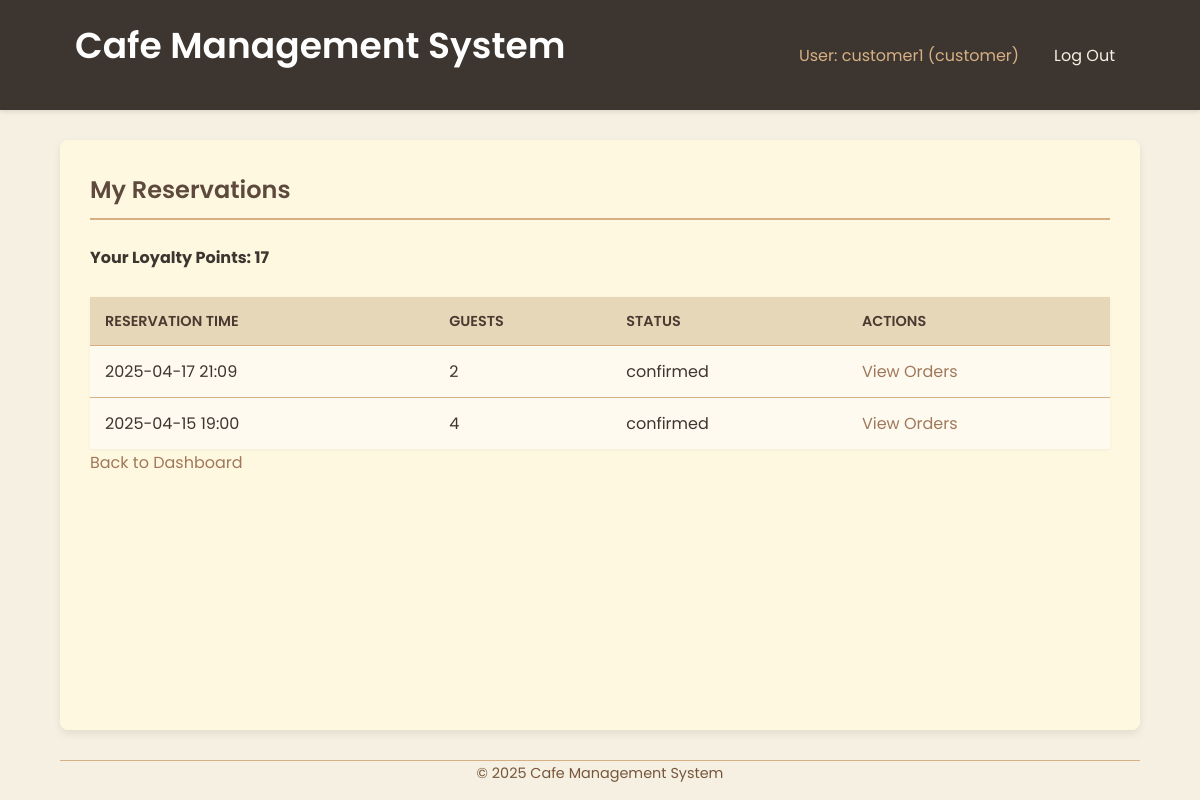
Page /customer/reservations (signed in) on the earlier database version.
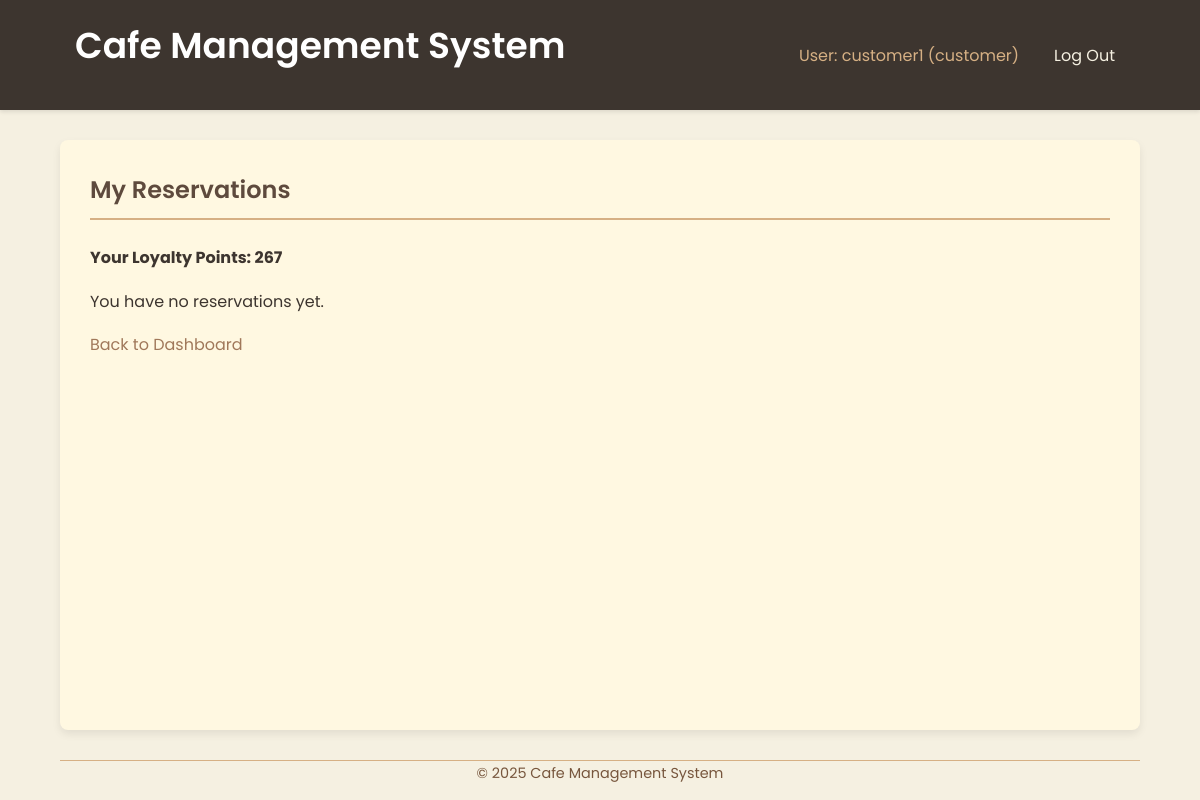
Same page on the later database version.
### tables this page shows
CREATE TABLE reservations (
            id INTEGER PRIMARY KEY AUTOINCREMENT,
            customer_id INTEGER NOT NULL,
            reservation_time DATETIME NOT NULL,
            num_guests INTEGER NOT NULL,
            status TEXT DEFAULT 'confirmed', -- e.g., confirmed, completed, cancelled
            created_at TIMESTAMP DEFAULT CURRENT_TIMESTAMP,
            FOREIGN KEY (customer_id) REFERENCES users(id)
        );

CREATE TABLE users (
            id INTEGER PRIMARY KEY AUTOINCREMENT,
            username TEXT UNIQUE NOT NULL,
            password_hash TEXT NOT NULL,
            role TEXT NOT NULL CHECK(role IN ('customer', 'employee', 'admin')),
            loyalty_points INTEGER DEFAULT 0,
            created_at TIMESTAMP DEFAULT CURRENT_TIMESTAMP
        );

### app.py (the view)
@app.route('/customer/reservations')
@login_required
@role_required('customer')
def customer_view_reservations():
    reservations = []
    loyalty_points = 0
    db = get_db()
    if not db: return render_template('customer/view_reservations.html', reservations=[], loyalty_points=0, error="Database connection failed")
    customer_id = session['user_id']
    try:
        cursor = db.execute(
            'SELECT id, reservation_time, num_guests, status FROM reservations WHERE customer_id = ? ORDER BY reservation_time DESC',
            (customer_id,)
        )
        reservations = cursor.fetchall()
        cursor = db.execute('SELECT loyalty_points FROM users WHERE id = ?', (customer_id,))
        user_data = cursor.fetchone()
        if user_data:
             loyalty_points = user_data['loyalty_points']
    except sqlite3.Error as e:
        print(f"DB Error fetching reservations/loyalty: {e}")
        flash("Could not fetch reservation history.", "danger")
    return render_template('customer/view_reservations.html', reservations=reservations, loyalty_points=loyalty_points)

### app.py (called while the page is built)
def get_db():
    if 'db' not in g:
        try:
            g.db = sqlite3.connect(DATABASE)
            g.db.row_factory = sqlite3.Row # Return rows as dictionary-like objects
            print("Database connection opened.")
        except sqlite3.Error as e:
            print(f"Database connection error: {e}")
            flash("Database connection error. Please try again later.", "danger")
            g.db = None # Ensure db is None if connection failed
    return g.db

@app.context_processor
def inject_current_year():
    return {'current_year': datetime.datetime.now().year}

def login_required(f):
    @wraps(f)
    def decorated_function(*args, **kwargs):
        if 'user_id' not in session:
            flash('Please log in to access this page.', 'warning')
            return redirect(url_for('login'))
        return f(*args, **kwargs)
    return decorated_function

### templates/customer/view_reservations.html (shortened to what this page needs)
{% extends 'base.html' %}
{% block content %}
  <h2>My Reservations</h2>
  <p><strong>Your Loyalty Points: {{ loyalty_points }}</strong></p>
  {% if reservations %}
    <table>
      <thead>
        <tr>
          <th>Reservation Time</th>
          <th>Guests</th>
          <th>Status</th>
          <th>Actions</th>
        </tr>
      </thead>
      <tbody>
        {% for reservation in reservations %}
          <tr>
            <td>{{ reservation['reservation_time'].replace('T', ' ') }}</td>
            <td>{{ reservation['num_guests'] }}</td>
            <td>{{ reservation['status'] }}</td>
            <td>
                <a href="{{ url_for('customer_view_orders', res_id=reservation['id']) }}">View Orders</a>
                </td>
          </tr>
        {% endfor %}
      </tbody>
    </table>
  {% else %}
    <p>You have no reservations yet.</p>
  {% endif %}
  <p><a href="{{ url_for('customer_dashboard') }}">Back to Dashboard</a></p>
{% endblock %}

### templates/base.html (shortened to what this page needs)
<!doctype html>
<html lang="en">
  <head>
    <link rel="stylesheet" href="{{ url_for('static', filename='style.css') }}">
  </head>
  <body>
    <nav class="navbar">
      <div class="container">
          <h1><a href="{{ url_for('index') }}">Cafe Management System</a></h1>
          <ul>
            {% if 'user_id' in session %}
              <li><span>User: {{ session['username'] }} ({{ session['role'] }})</span></li>
              <li><a href="{{ url_for('logout') }}" class="nav-link">Log Out</a></li>
            {% else %}
              <li><a href="{{ url_for('login') }}" class="nav-link">Log In</a></li>
              <li><a href="{{ url_for('signup') }}" class="nav-link">Sign Up</a></li>
            {% endif %}
          </ul>
      </div>
    </nav>
    <main class="container content-area">
      {% block content %}{% endblock %}
    </main>
    <footer class="container">
      <p>&copy; {{ current_year }} Cafe Management System</p> </footer>
  </body>
</html>

Differences in the rows shown:
removed reservations: reservation_time.replace "2025-04-17 21:09", num_guests "2", status "confirmed"
removed reservations: reservation_time.replace "2025-04-15 19:00", num_guests "4", status "confirmed"
changed users "customer1": loyalty_points (not shown) → "267"
Other differences:
{{ loyalty_points }}: "17" → (not shown)
text no longer shown: "RESERVATION TIME GUESTS STATUS ACTIONS"
text now shown: "You have no reservations yet."
